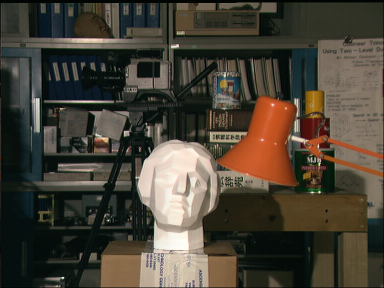
%> input picture tsukuba/scene1.row3.col1.ppm, 384 x 288 px
$ octave HH_dev_oneLineWorking.m   (GNU Octave 9; MATLAB toolbox functions it lacks are replaced by stand-ins)
%> lines starting %> are read from the running program, lines starting %| are printed output that depends on the picture
### imWarp.m
function Iout = imWarp(I, D)
% Warps image I per depth map D
% Assumes epipolar lines are horizontal
% for the moment it assumes the input image is grayscale
% the disparity function in MATLAB gives


    [m,n] = size(D);
    Iout = zeros(size(I));

    for i = 1:m
        for j = 1:n
            if D(i,j) > -1000       % make sure there is a disparity value
                pixelXLocation = round(j - D(i,j));
                if pixelXLocation >= 1 && pixelXLocation <=n
                    Iout(i,j) = I(i, pixelXLocation);
                end
            end
        end
    end


end

### HH_GC.m
function [fp] = HH_GC(I1, I2, Di1i2)
% This function runs graphs cuts for the HH algorithm and returns the set
% of labels computed.  It takes the rectified input images (I1 and I2), the
% estimated disparity map, f0, and the mutual information data term, h,
% from Kim's and then Hirschmuller's papers.  GC is the Boykov algorithm as
% implemented by Veksler.

% h is expected to be a 256x256 array of joint intensity probabilities.  It
% is used as a lookup table to determine costs based on the intensities of
% suspected corresponding pixels.  Equations (11) and (12) in Kim explain
% how this works.  (11) shows how the computation of D(i1,i2) is computed
% and (12) shows how D(i1,i2) is converted to Dp(fp).  In otherwords a cost
% based on pixel intensities is converted to a cost for a given pixel pair
% (p,q) by using the mutual information of the corresponding intensities
% for pixel p and pixel q and looking up that value in h.
%
% base image is left image

    addpath('C:\Users\Richard\Documents\MATLAB\gco-v3.0\matlab')      % This is where the Veksler/Delong Matlab wrapper is on my computer, change if needed.

    if size(I1) ~= size(I2)
        disp('Images must be the same size')
        fp = -1;
        return;
    end

    [m, n, p] = size(I1);
    if p~= 1
        I1 = rgb2gray(I1);
    end

    [m, n, p] = size(I2);
    if p~= 1
        I2 = rgb2gray(I2);
    end

    numSites = m*n;

    smoothingFactor = 10; % Scales the smoothing cost vs. the data cost
    horzNeighborMaskWeight = 1; % Weights the neighborhood
    verticalNeighborMaskWeight = 1;
    dataFactor = 100;

    % labels are disaprity in pixels
    minLabel = 1;
    maxLabel = 64;
    labels = (minLabel:1:maxLabel);
    numLabels = length(labels);
    h = GCO_Create(numSites,numLabels);

    %compute data cost using mutual information
    dataCost = zeros(numLabels, m*n)+30;  % this assigns all sites an arbitrarily large cost to start
    site = 1;
    h1 = waitbar(0, 'Constructing data cost matrix');
    for i = 1:m
        for j = 1:n
            for k = 1:numLabels
                if j-labels(k) >= 1
                    %disp(strcat('i:',num2str(i),' j:',num2str(j)))
                    intensityOfPixelLeftImage = I1(i,j);
                    intensityOfPixelRightImage = I2(i,j-labels(k));
                    cost = Di1i2(intensityOfPixelLeftImage+1, intensityOfPixelRightImage+1);
                    dataCost(k,site) = Di1i2(intensityOfPixelLeftImage+1, intensityOfPixelRightImage+1);
                end
            end
            site = site+1;
        end
        waitbar(i/m)
    end
    close(h1)

    minDataCost = min(min(dataCost));
    maxDataCost = max(max(dataCost));

    %scale data cost between 1 and 1000

    %scaleFactor = 50/maxDataCost;
    dataCost = dataFactor*dataCost;


    GCO_SetDataCost(h,cast(dataCost,'int32'));

    % Smooth cost is number of labels by number of labels
    smoothCost = zeros(numLabels, numLabels);

    % this is an L1 norm
    for i = 1:numLabels
        smoothCost(i,:) = abs((1:1:numLabels) - i);
    end

    % this is Pott's
%     for i = 1:numLabels
%       smoothCost(i,i) = 1;
%     end


    smoothCost = smoothCost*smoothingFactor;

    GCO_SetSmoothCost(h,cast(smoothCost, 'int32'));

    neighbors = sparse(numSites,numSites);

    colCount = 1;
    for i = 1:numSites-1
        if i ~= n
            neighbors(i,i+1) = horzNeighborMaskWeight;      % must be upper triangle
            colCount = colCount + 1;
        else
            colCount = 1;       % this prevents wrapping from the end of one roll to the start of the next
        end
    end

    for i = 1:numSites-n - 1
        neighbors(i,i+n) = verticalNeighborMaskWeight;
    end

    GCO_SetNeighbors(h,neighbors);

    GCO_Expansion(h);

    [E, D, S] = GCO_ComputeEnergy(h);

    fp = cast(GCO_GetLabeling(h),'double');

    GCO_Delete(h);

%     fp = reshape(fp,288,384);
%     imtool(fp);
end

### HH_dev_oneLineWorking.m
% This script drive my other Hirschmuller functions and is for development
% purposes.

% first get my images
I1 = rgb2gray(imread('C:\Users\Richard\Documents\Projects\Sarcos\hirchmuller\tsukuba\scene1.row3.col1.ppm'));
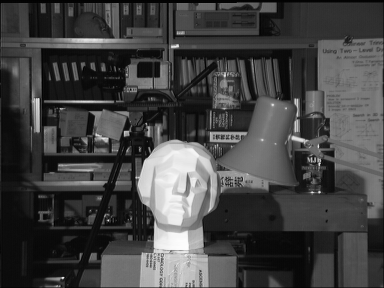
%> I1: size 288x384 uint8; min 0, max 253, mean 67.2
I2 = rgb2gray(imread('C:\Users\Richard\Documents\Projects\Sarcos\hirchmuller\tsukuba\scene1.row3.col5.ppm'));
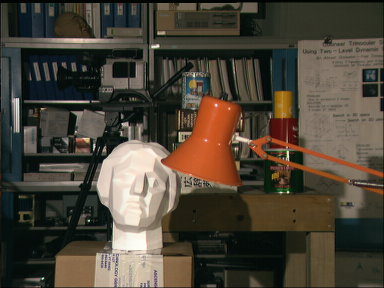
%> input picture tsukuba/scene1.row3.col5.ppm, 384 x 288 px
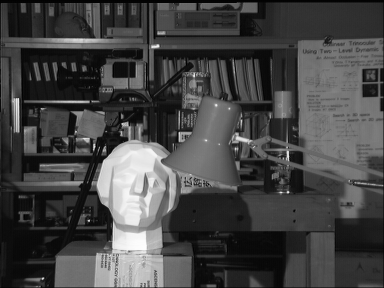
%> I2: size 288x384 uint8; min 0, max 253, mean 69.1

% [7 lines of commented-out code are left out]
numDisparities = 64;
%D = disparity(I1,I2, 'Method','SemiGlobal', 'DisparityRange',[0 numDisparities],'BlockSize',17 );
load('disparityEstimateTsukuba.mat')
load('entropyEstimateTsukubaLine214.mat')

I2w = imWarp(I2,D);            % TODO: implement linear interpolation in imWarp
%> after the loop in imWarp, `for i = 1:m`:
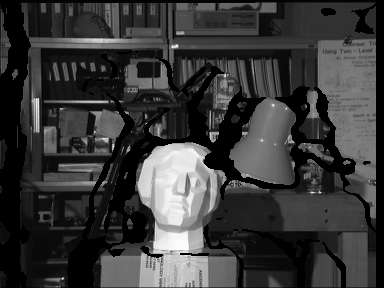
%> Iout: size 288x384 double; min 0, max 253, mean 56.9
%> after the loop in imWarp, `for i = 1:m`: pixelXLocation = 343
% verify warp
imtool(imfuse(I1,I2w))
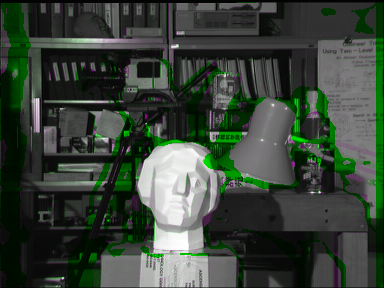
%> displayed picture: size 288x384x3, on the screen's scale of 0 to 255; mean R, G, B 57.3, 67.7, 57.3

plot(I1(214,:))
hold all
plot(I2(214,:))
plot(I2w(214,:))
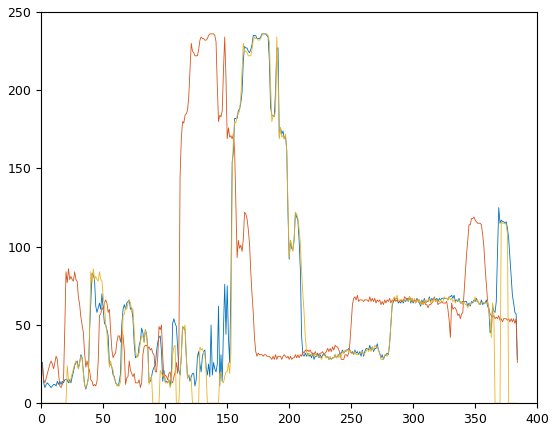
%> figure redrawn from the program's plot data; curve peaks at x = 178, y = 236; curve peaks at x = 136, y = 236; curve peaks at x = 179, y = 236
hold off

%h = computeEntropy(I1(214,:), I2w(214,:))

fp = HH_GC(I1(214,:), I2(214,:), h);
%> the run ends on the next line
